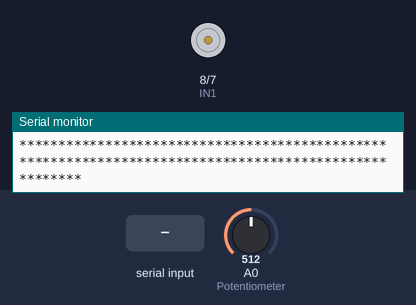
Bench run of a sketch on a simulated Arduino Mega 2560, built with avr-gcc and run on an emulated ATmega2560. On the bench: motor-driver pin pairs drawn as motors (green arrow = first pin HIGH = forward, orange = second pin HIGH = backward, longer = more drive, scaled by the enable pin), the last lines printed to the serial monitor. The test bench sets the inputs (shaded band); at power-on: A0 (Potentiometer) = 512.

Above: at 1.4 s.
1.5 s: "left" received over Serial
At 2.7 s:
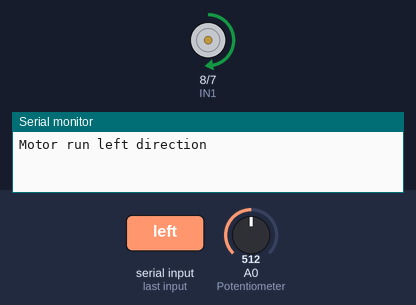
3.0 s: A0 (Potentiometer) set to 716
At 3.7 s:
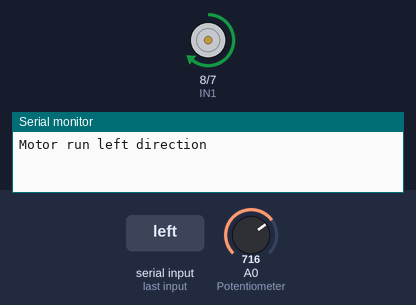
4.5 s: "right" received over Serial
At 5.6 s:
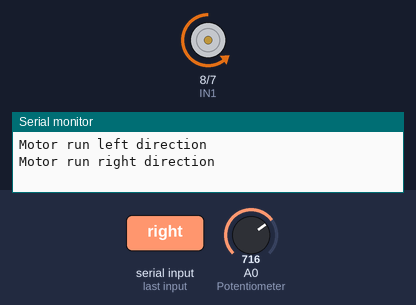
6.0 s: A0 (Potentiometer) set to 900
At 7.2 s:
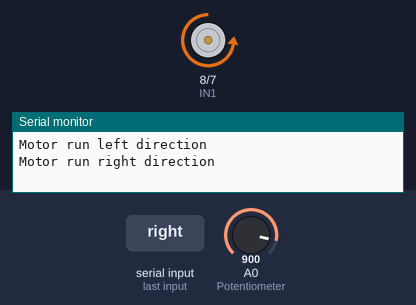
7.5 s: A0 (Potentiometer) set to 511
At 8.4 s:
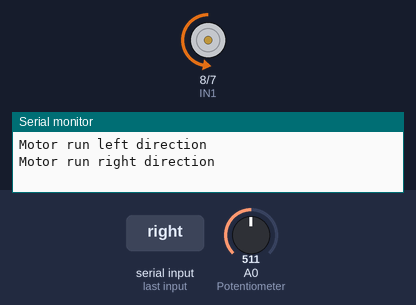
9.0 s: A0 (Potentiometer) set to 122
At 9.5 s:
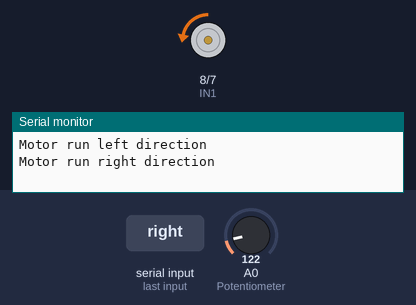
Timing chart, 0 to 11.5 s (numbered marks = the images above; inputs shaded):
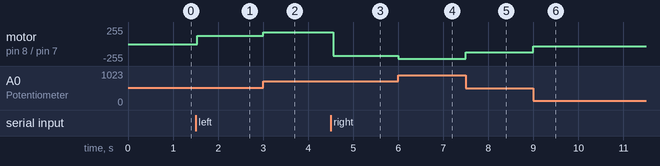

The sketch:

L298N_DC_Motor_control.ino
```cpp
// (licence header left out)
 /*********************************** NOTE **************************************/
// Redistribution and use in source and binary forms, with or without
// modification, are permitted provided that the following conditions are met:

// * Redistributions of source code must retain the above copyright notice, this
//  list of conditions and the following disclaimer.

// * Redistributions in binary form must reproduce the above copyright notice,
//  this list of conditions and the following disclaimer in the documentation
//  and/or other materials provided with the distribution.

// THIS SOFTWARE IS PROVIDED BY THE COPYRIGHT HOLDERS AND CONTRIBUTORS "AS IS"
// AND ANY EXPRESS OR IMPLIED WARRANTIES, INCLUDING, BUT NOT LIMITED TO, THE
// IMPLIED WARRANTIES OF MERCHANTABILITY AND FITNESS FOR A PARTICULAR PURPOSE ARE DISCLAIMED

/*
┈┈┈┈┈┈┈┈┈┈┈┈┈┈┈┈┈┈┈┈┈┈┈┈┈┈┈┈┈┈┈┈╱▔▔▔▔▔▔╲┈╭━━━━━━━━━╮┈┈┈┈┈┈┈┈┈┈┈┈┈┈┈┈┈┈┈┈┈┈┈┈┈┈┈┈
┈┈┈┈┈┈┈┈┈┈┈┈┈┈┈┈┈┈┈┈┈┈┈┈┈┈┈┈┈┈┈▕┈╭━╮╭━╮┈▏┃ L298N DRIVER… ┃┈┈┈┈┈┈┈┈┈┈┈┈┈┈┈┈┈┈┈┈┈┈┈┈┈┈┈┈
┈┈┈┈┈┈┈┈┈┈┈┈┈┈┈┈┈┈┈┈┈┈┈┈┈┈┈┈┈┈┈▕┈┃╭╯╰╮┃┈▏╰┳━━━━━━━━╯┈┈┈┈┈┈┈┈┈┈┈┈┈┈┈┈┈┈┈┈┈┈┈┈┈┈┈┈
┈┈┈┈┈┈┈┈┈┈┈┈┈┈┈┈┈┈┈┈┈┈┈┈┈┈┈┈┈┈┈▕┈╰╯╭╮╰╯┈▏┈┃┈┈┈┈┈┈┈┈┈┈┈┈┈┈┈┈┈┈┈┈┈┈┈┈┈┈┈┈┈┈┈┈┈┈┈┈┈
┈┈┈┈┈┈┈┈┈┈┈┈┈┈┈┈┈┈┈┈┈┈┈┈┈┈┈┈┈┈┈▕┈┈┈┃┃┈┈┈▏━╯┈┈┈┈┈┈┈┈┈┈┈┈┈┈┈┈┈┈┈┈┈┈┈┈┈┈┈┈┈┈┈┈┈┈┈┈┈
┈┈┈┈┈┈┈┈┈┈┈┈┈┈┈┈┈┈┈┈┈┈┈┈┈┈┈┈┈┈┈▕┈┈┈╰╯┈┈┈▏┈┈┈┈┈┈┈┈┈┈┈┈┈┈┈┈┈┈┈┈┈┈┈┈┈┈┈┈┈┈┈┈┈┈┈┈┈┈┈
┈┈┈┈┈┈┈┈┈┈┈┈┈┈┈┈┈┈┈┈┈┈┈┈┈┈┈┈┈┈┈▕╱╲╱╲╱╲╱╲▏┈┈┈┈┈┈┈┈┈┈┈┈┈┈┈┈┈┈┈┈┈┈┈┈┈┈┈┈┈┈┈┈┈┈┈┈┈┈┈
 */
const int IN1=8;
const int IN2=7;
const int EN1=9;
const int Potentiometer=A0;
int MotorSpeed=0;
char data;
String Direction="";
void setup()
{
  Serial.begin(9600);
  pinMode(IN1,OUTPUT);
  pinMode(IN2,OUTPUT);
  pinMode(EN1,OUTPUT);
  Serial.println("******************************************************************************************************");
  Serial.println("                              L298N DRIVER SPEED AND DIRECTION CONTROL                                ");
  Serial.println("******************************************************************************************************");
  digitalWrite(IN1,LOW);
  digitalWrite(IN2,LOW);
}

void loop()
{
  while(Serial.available())
  {
    delay(10);
    data=Serial.read();
    Direction+=data;
  }
  //-------------------------------------------- SPEED CONTROLL -----------------------------------------------------------------------
  MotorSpeed=map(analogRead(Potentiometer), 0, 1023, 0, 255); // Read the speed from the potentiometer analog value from 0 to 5V ==> 0 to 255
  analogWrite(EN1, MotorSpeed);                               // Write the speed converted speed to PWM output

  //-------------------------------------------- DIRECTION CONTROLL -----------------------------------------------------------------------
  if(Direction=="left")                                       // Left direction command
  {
    digitalWrite(IN1,HIGH);
    digitalWrite(IN2,LOW);
    Serial.println("Motor run left direction");
  }
  if(Direction=="right")                                      // Right direction command
  {
    digitalWrite(IN1,LOW);
    digitalWrite(IN2,HIGH);
    Serial.println("Motor run right direction");
  }
  Direction="";
}
```

Measured:
- after the input at 1.5 s, motor on pin 8 (IN1) / pin 7 (IN2): stopped → forward 127/255 at once
- after the input at 3.0 s, motor on pin 8 (IN1) / pin 7 (IN2): forward 127/255 → forward 178/255 at once
- after the input at 4.5 s, motor on pin 8 (IN1) / pin 7 (IN2): forward 178/255 → backward 178/255 after 0.05 s
- after the input at 6.0 s, motor on pin 8 (IN1) / pin 7 (IN2): backward 178/255 → backward 224/255 at once
- after the input at 7.5 s, motor on pin 8 (IN1) / pin 7 (IN2): backward 224/255 → backward 127/255 at once
- after the input at 9.0 s, motor on pin 8 (IN1) / pin 7 (IN2): backward 127/255 → backward 30/255 at once
